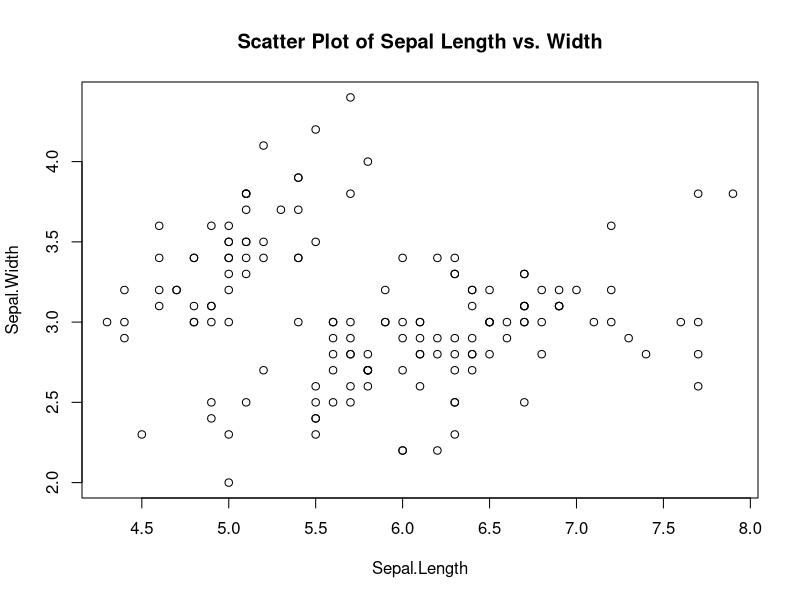

R code for this plot:
summary(iris)

plot(iris$Sepal.Length, iris$Sepal.Width, xlab = "Sepal.Length", 
     ylab = "Sepal.Width", main = "Scatter Plot of Sepal Length vs. Width")